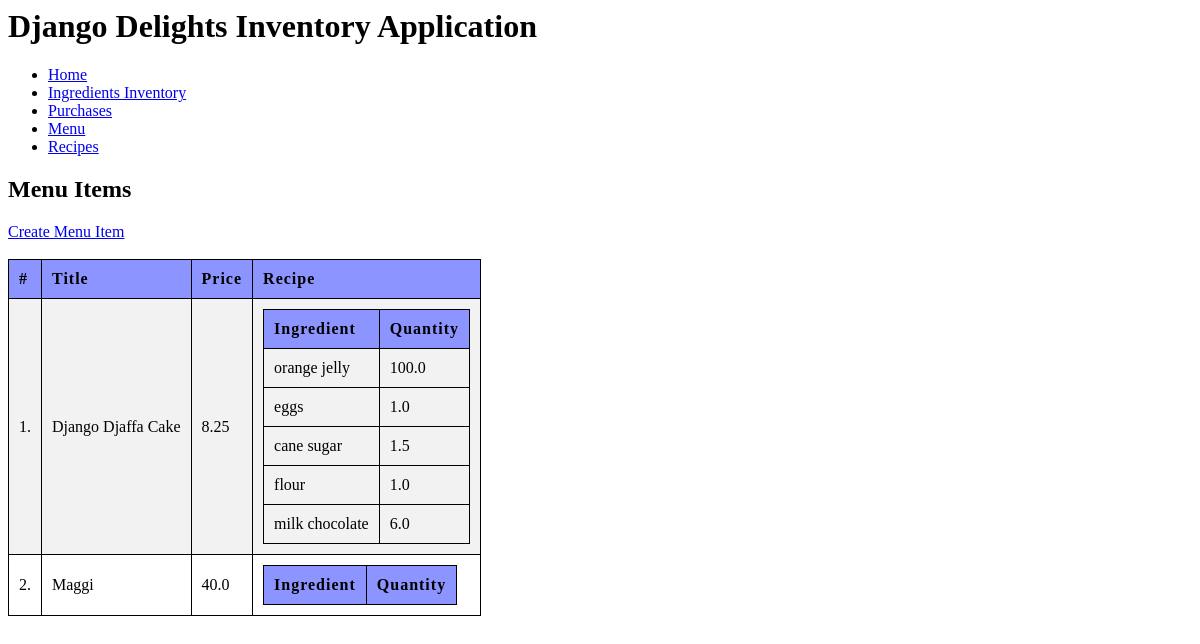
/menu/list, run on an earlier commit of the app's database.
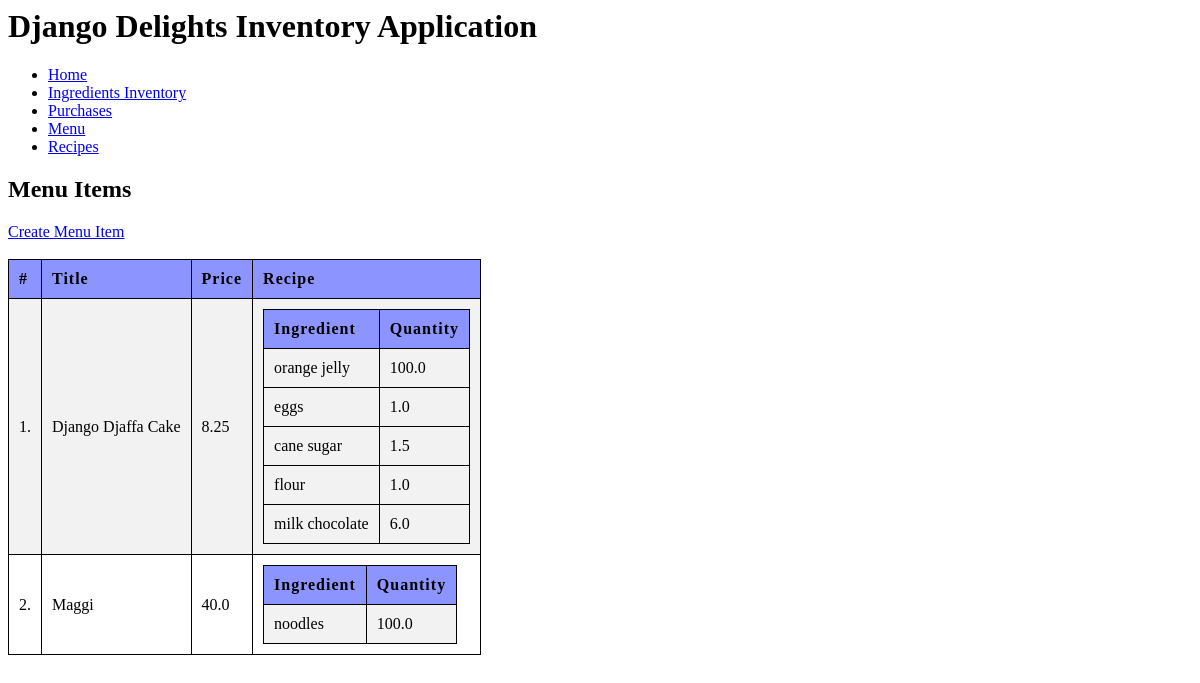
And on a later commit of the database.
### delights/models.py (models this page shows, shortened)
class MenuItem(models.Model):
    title = models.CharField(max_length=150)
    price = models.FloatField()
    class Meta:
        verbose_name_plural = 'Menu Items'
        ordering = ["title"]

class RecipeRequirement(models.Model):
    menu_item = models.ForeignKey(MenuItem,on_delete=models.CASCADE)
    ingredient = models.ForeignKey(Ingredient, on_delete=models.SET_NULL, null=True)
    quantity = models.FloatField()

class Ingredient(models.Model):
    name = models.CharField(max_length=100)
    unit_price = models.FloatField()
    quantity = models.FloatField()
    unit = models.CharField(max_length=100)
    class Meta:
        verbose_name_plural = 'Ingredients'
        ordering = ["name"]

### delights/views.py (the view)
# urls.py: path('menu/list', views.getMenuList.as_view(), name="menu_list"),
class getMenuList(ListView):
    model = MenuItem
    template_name = "delights/MenuList.html"
    def get_queryset(self):
        return MenuItem.objects.prefetch_related('reciperequirement_set__ingredient')

### delights/templates/delights/MenuList.html
{% extends "delights/base.html" %}
{% load static %}
{% block head %}
    <link rel="stylesheet" href="{% static 'delights/base.css' %}">
{% endblock %}
{% block content %}
    <h2>Menu Items</h2>
    <div>
        <a href="{% url 'menu_create' %}">Create Menu Item</a>
    </div>
    <br>
    <div>
         <table>
            <tr>
                <th>#</th>
                <th>Title</th>
                <th>Price</th>
                <th>Recipe</th>
            </tr>
            {% for item in menuitem_list %}
            <tr>
                <td>{{ item.id }}.</td>
                <td>{{ item.title }}</td>
                <td>{{ item.price }}</td>
                <td>
                    <table>
                        <tr>
                            <th>Ingredient</th>
                            <th>Quantity</th>
                        </tr>
                        {% for requirement in item.reciperequirement_set.all %}
                        <tr>
                            <td>{{ requirement.ingredient.name }}</td>
                            <td>{{ requirement.quantity }}</td>
                        </tr>
                        {% endfor %}
                    </table>
                </td>
            </tr>
            {% endfor %}
        </table>
    </div>
{% endblock %}

What changed in the data, as far as the page shows it:
added RecipeRequirement: ingredient.name "noodles", quantity "100.0", shown under MenuItem "Maggi"
